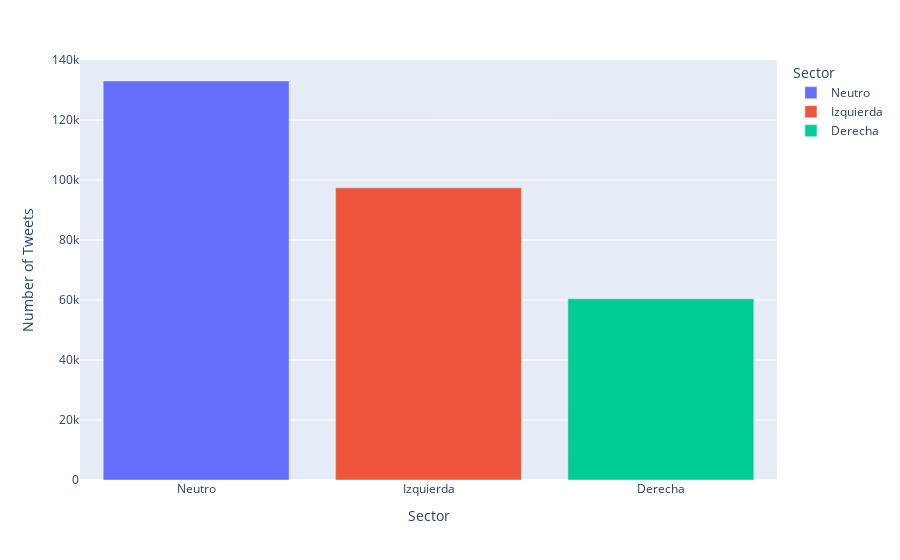

Here is the notebook cell this chart was saved with:
### Code cell
fig = px.bar(df_tweets_count, x='Sector', y='Number of Tweets', color = 'Sector', category_orders = {'Sector': ['Neutro', 'Izquierda', 'Derecha']})
fig.show()

### Figure 1 — Plotly figure (JSON) as saved in the notebook; plotly's stock layout.template omitted (floating-point values rounded to 4 significant figures)
{"data": [{"alignmentgroup": "True", "hovertemplate": "Sector=%{x}<br>Number of Tweets=%{y}<extra></extra>", "legendgroup": "Neutro", "marker": {"color": "#636efa", "pattern": {"shape": ""}}, "name": "Neutro", "offsetgroup": "Neutro", "orientation": "v", "showlegend": true, "textposition": "auto", "type": "bar", "x": ["Neutro"], "xaxis": "x", "y": [133020], "yaxis": "y"}, {"alignmentgroup": "True", "hovertemplate": "Sector=%{x}<br>Number of Tweets=%{y}<extra></extra>", "legendgroup": "Izquierda", "marker": {"color": "#EF553B", "pattern": {"shape": ""}}, "name": "Izquierda", "offsetgroup": "Izquierda", "orientation": "v", "showlegend": true, "textposition": "auto", "type": "bar", "x": ["Izquierda"], "xaxis": "x", "y": [97402], "yaxis": "y"}, {"alignmentgroup": "True", "hovertemplate": "Sector=%{x}<br>Number of Tweets=%{y}<extra></extra>", "legendgroup": "Derecha", "marker": {"color": "#00cc96", "pattern": {"shape": ""}}, "name": "Derecha", "offsetgroup": "Derecha", "orientation": "v", "showlegend": true, "textposition": "auto", "type": "bar", "x": ["Derecha"], "xaxis": "x", "y": [60413], "yaxis": "y"}], "layout": {"autosize": true, "barmode": "relative", "legend": {"title": {"text": "Sector"}, "tracegroupgap": 0}, "margin": {"t": 60}, "xaxis": {"anchor": "y", "autorange": true, "categoryarray": ["Neutro", "Izquierda", "Derecha"], "categoryorder": "array", "domain": [0, 1], "range": [-0.5, 2.5], "title": {"text": "Sector"}, "type": "category"}, "yaxis": {"anchor": "x", "autorange": true, "domain": [0, 1], "range": [0, 140000.0], "title": {"text": "Number of Tweets"}, "type": "linear"}}}
